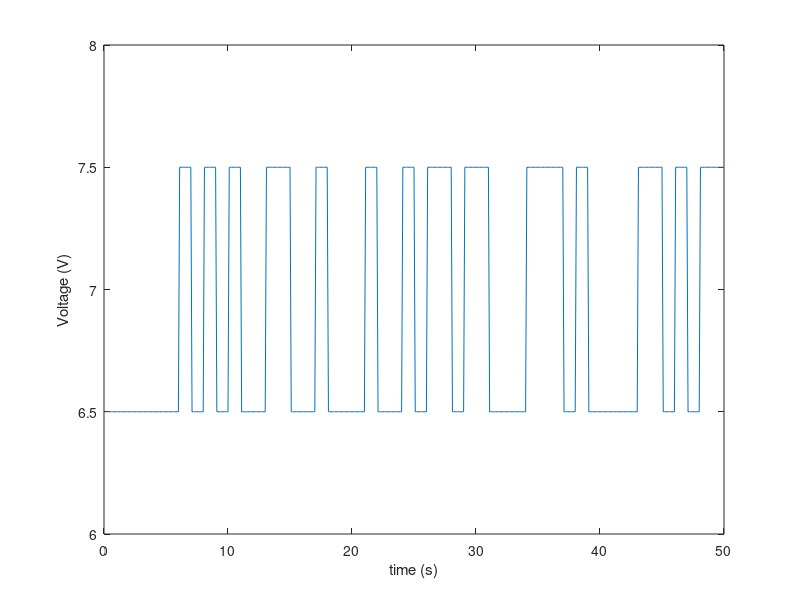
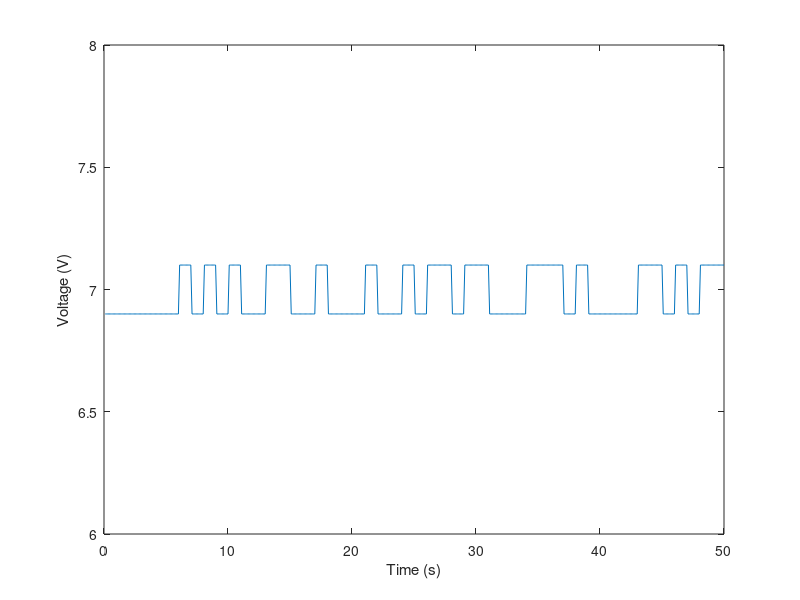

MATLAB code for these plots, in order:
% plot PRBS

clc; clear all; close all;

u5=importdata('PRBS_05.txt');
u1=importdata('PRBS_01.txt');

figure; plot(0.1:0.1:50,u5);
ylim([6 8])
ylabel('Voltage (V)')
xlabel('time (s)')

figure; plot(0.1:0.1:50,u1);
ylim([6 8])
ylabel('Voltage (V)')
xlabel('Time (s)')